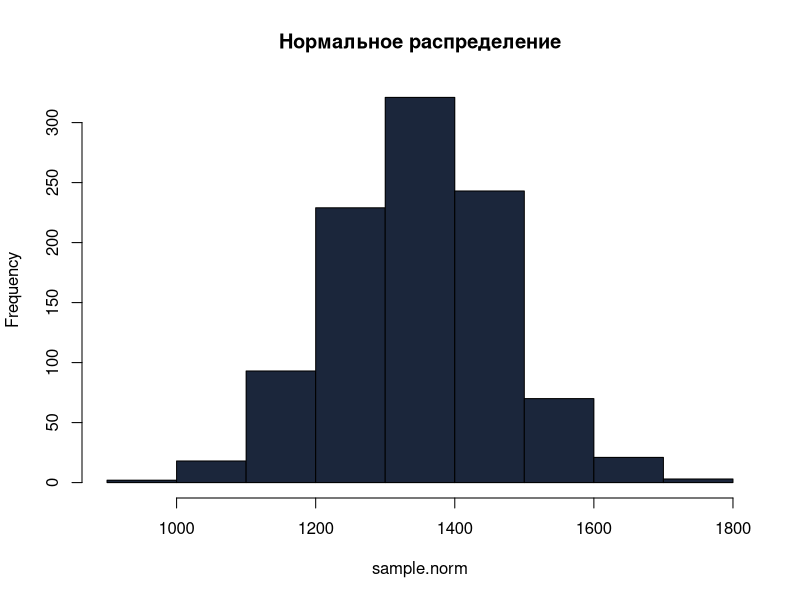
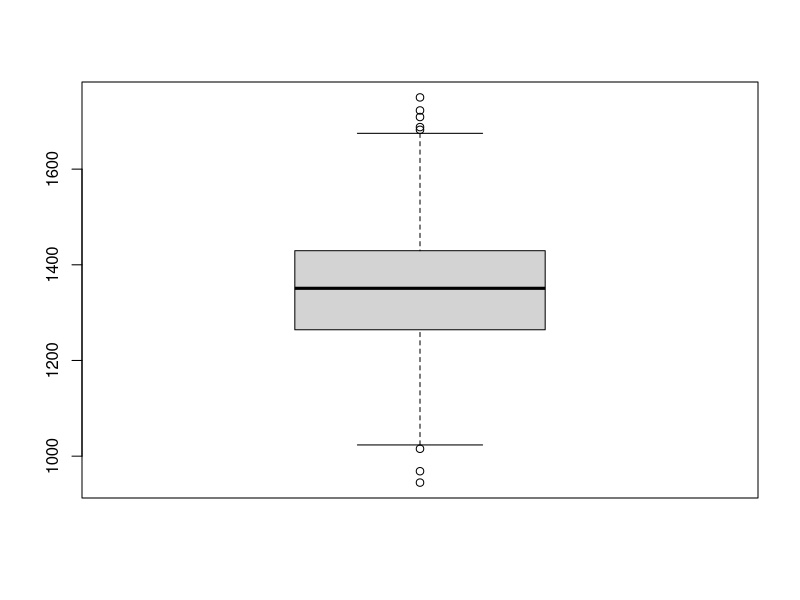
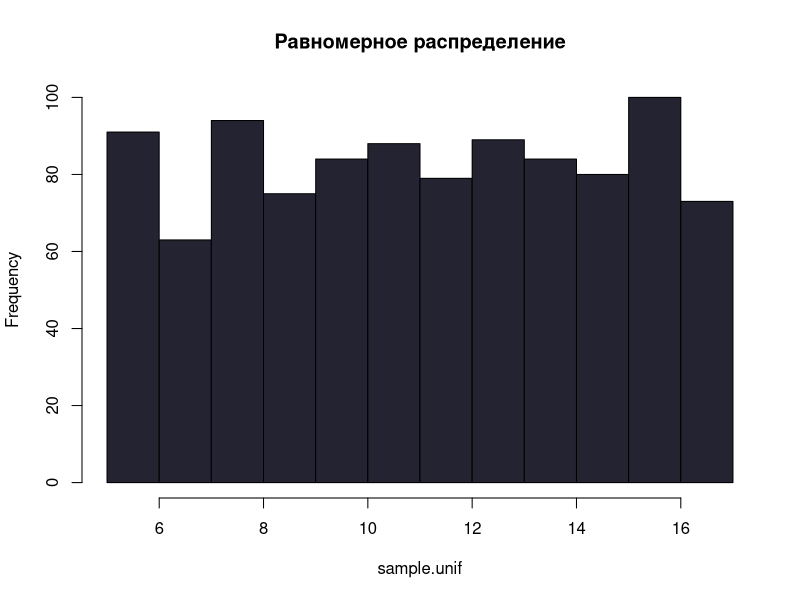
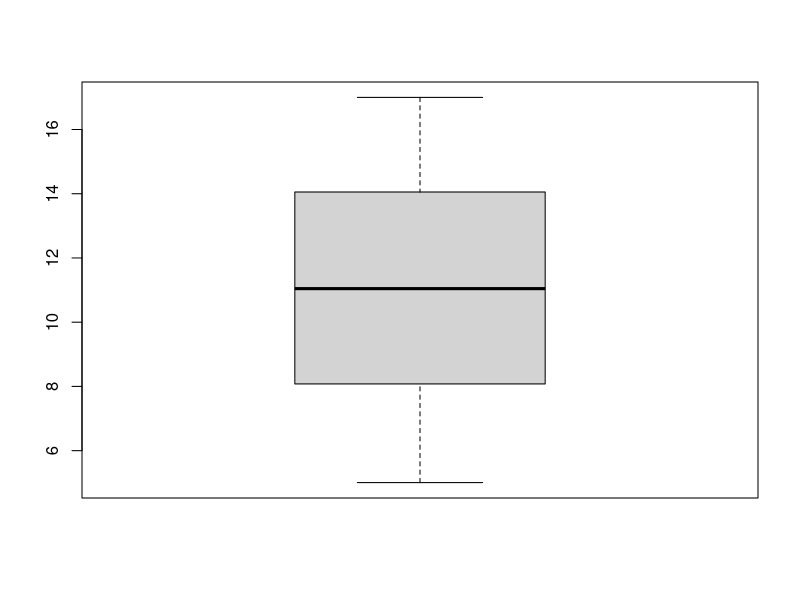
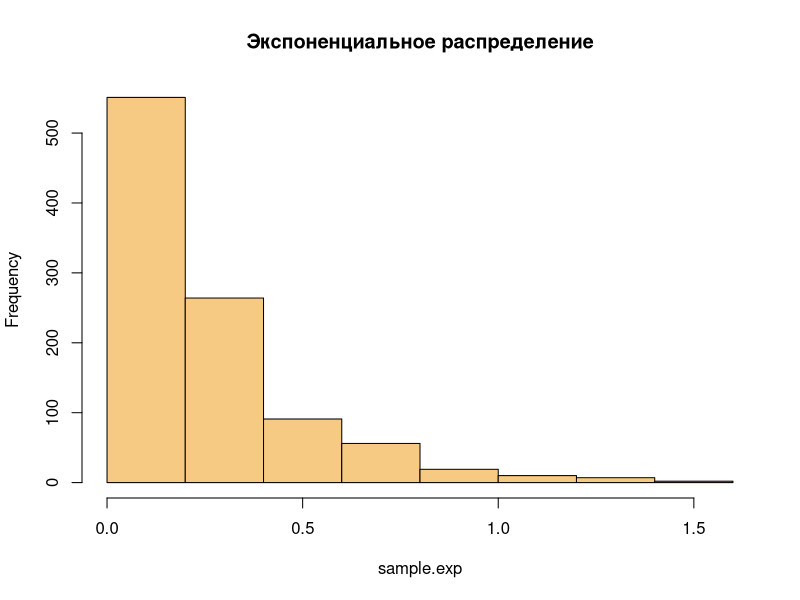
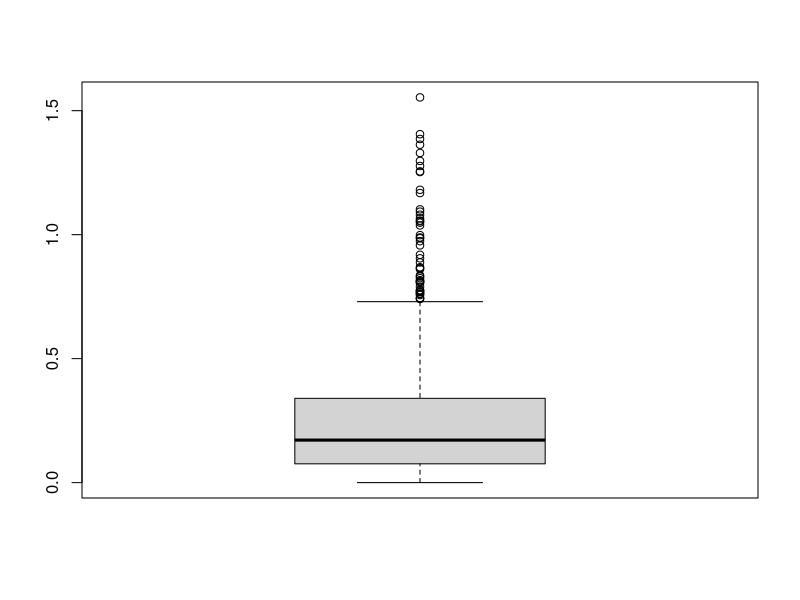
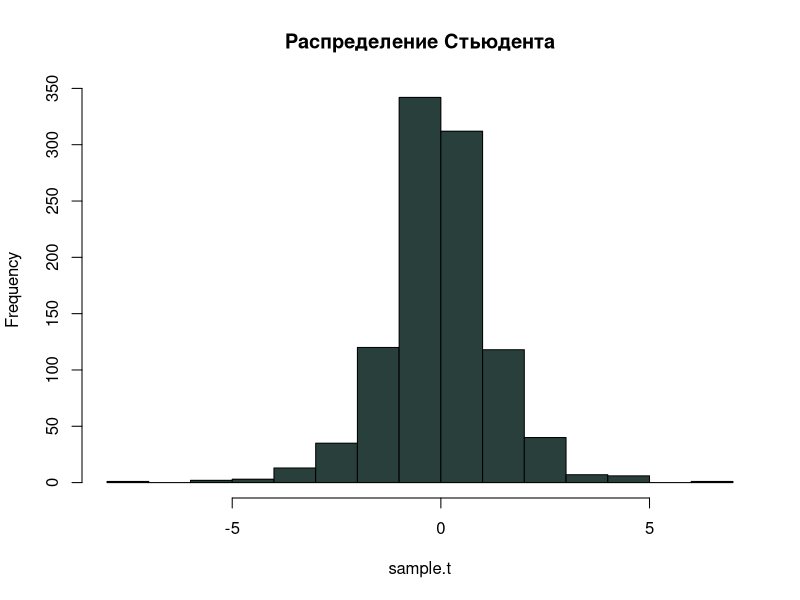
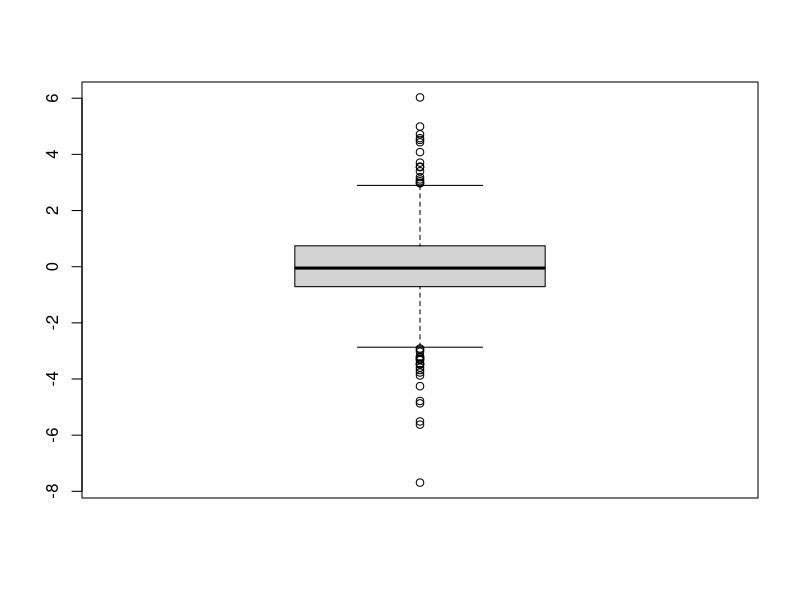

Source code (R) for these figures, in order:
# нормальное распределение
# в качесте предполгаемых данных возьмем массу мозга человека
# средняя масса мозга мужчины: 1350 г.
sample.norm <- rnorm(1000, 1350, 120)
hist(sample.norm,
     breaks = "Sturges",
     col = "#1B263B",
     main = "Нормальное распределение")
summary(sample.norm)
boxplot(sample.norm)
var(sample.norm)

# равномерное распределение
sample.unif <- runif(1000, min = 5, max = 17)
hist(sample.unif,
     breaks = "Sturges",
     col = "#242331",
     main = "Равномерное распределение")
summary(sample.unif)
boxplot(sample.unif)
var(sample.unif)

# экспоненциальное распределение
sample.exp <- rexp(1000, 4)
hist(sample.exp,
     breaks = "Sturges",
     col = "#F6CA83",
     main = "Экспоненциальное распределение")
summary(sample.exp)
boxplot(sample.exp)
var(sample.exp)

# распределение Стьюдента
sample.t <- rt(1000, 4)
hist(sample.t,
     breaks = "Sturges",
     col = "#283F3B",
     main = "Распределение Стьюдента")
summary(sample.t)
boxplot(sample.t)
var(sample.t)

# распределение Хи-квадрат
sample.chisq <- rchisq(1000, 7)
hist(sample.chisq,
     breaks = "Sturges",
     col = "#9CAFB7",
     main = "Распределение Хи-квадрат")
summary(sample.chisq)
boxplot(sample.chisq)
var(sample.chisq)